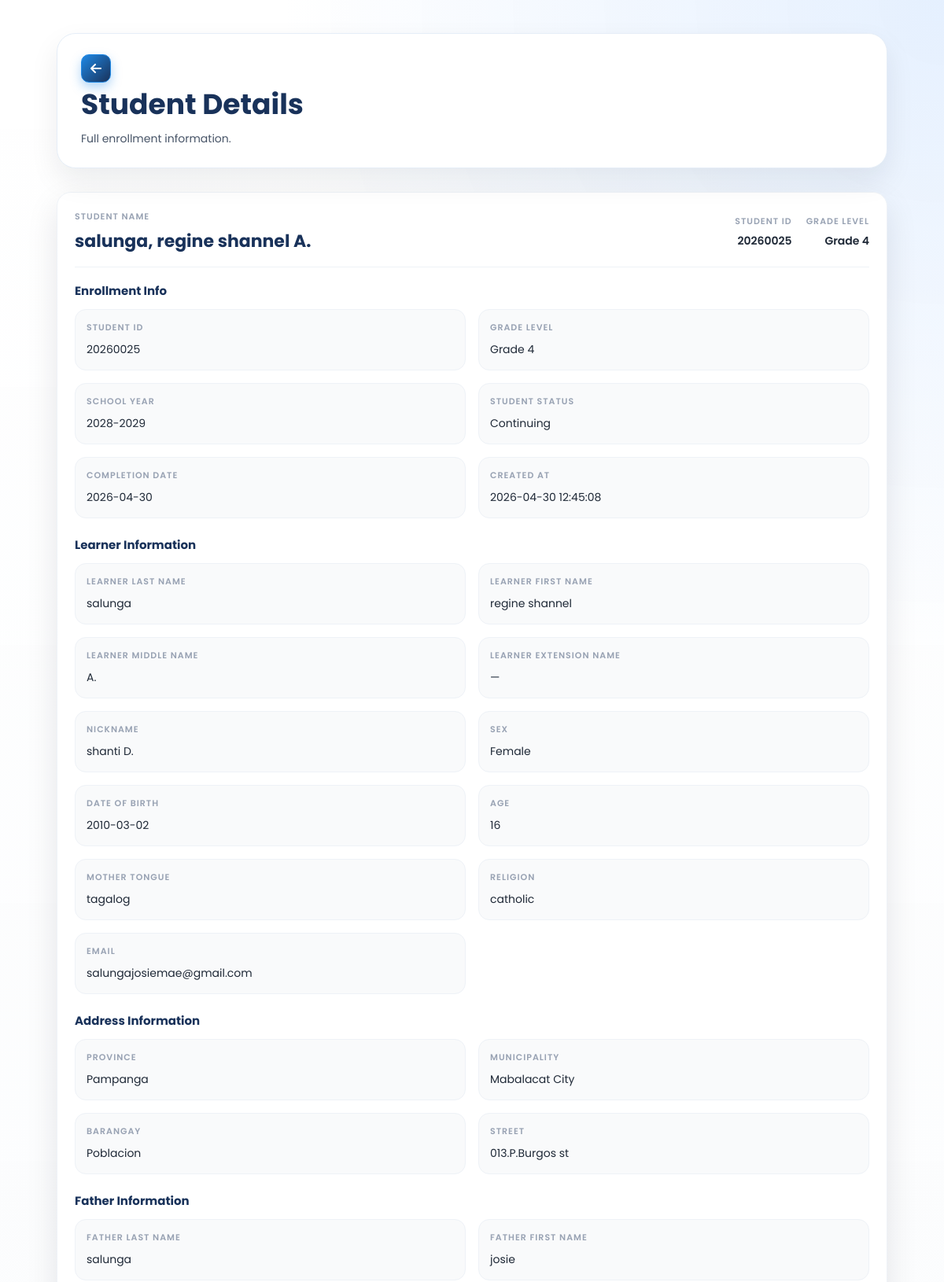
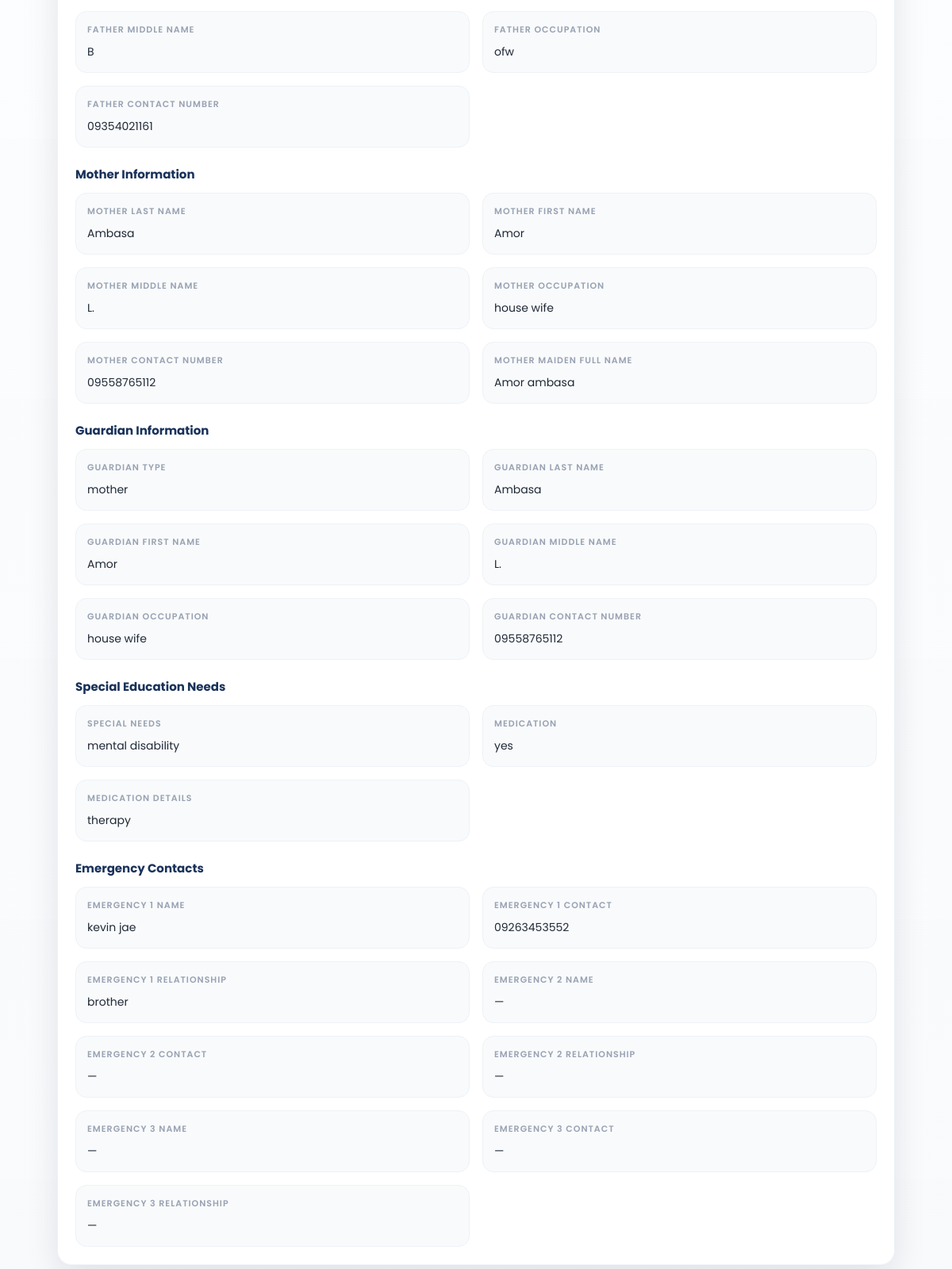
The app's page /SmartEnroll/student_view.php?id=63 (signed in) with its own data (2 pictures, top to bottom).
### tables this page shows
CREATE TABLE `enrollments` (
  `id` int(11) NOT NULL,
  `grade_level` varchar(50) DEFAULT NULL,
  `student_id` varchar(20) DEFAULT NULL,
  `school_year` varchar(20) DEFAULT NULL,
  `student_status` varchar(50) DEFAULT NULL,
  `completion_date` date DEFAULT NULL,
  `learner_lname` varchar(100) DEFAULT NULL,
  `learner_fname` varchar(100) DEFAULT NULL,
  `learner_mname` varchar(100) DEFAULT NULL,
  `learner_ext` varchar(20) DEFAULT NULL,
  `nickname` varchar(100) DEFAULT NULL,
  `sex` varchar(20) DEFAULT NULL,
  `dob` varchar(20) DEFAULT NULL,
  `age` int(11) DEFAULT NULL,
  `mother_tongue` varchar(100) DEFAULT NULL,
  `religion` varchar(100) DEFAULT NULL,
  `email` varchar(150) DEFAULT NULL,
  `province` varchar(100) DEFAULT NULL,
  `municipality` varchar(100) DEFAULT NULL,
  `barangay` varchar(100) DEFAULT NULL,
  `street` varchar(150) DEFAULT NULL,
  `father_lname` varchar(100) DEFAULT NULL,
  `father_fname` varchar(100) DEFAULT NULL,
  `father_mname` varchar(100) DEFAULT NULL,
  `father_occ` varchar(100) DEFAULT NULL,
  `father_contact` varchar(50) DEFAULT NULL,
  `mother_lname` varchar(100) DEFAULT NULL,
  `mother_fname` varchar(100) DEFAULT NULL,
  `mother_mname` varchar(100) DEFAULT NULL,
  `mother_occ` varchar(100) DEFAULT NULL,
  `mother_contact` varchar(50) DEFAULT NULL,
  `mother_maiden` varchar(100) DEFAULT NULL,
  `guardian_type` varchar(50) DEFAULT NULL,
  `guardian_lname` varchar(100) DEFAULT NULL,
  `guardian_fname` varchar(100) DEFAULT NULL,
  `guardian_mname` varchar(100) DEFAULT NULL,
  `guardian_occ` varchar(100) DEFAULT NULL,
  `guardian_contact` varchar(50) DEFAULT NULL,
  `emergency1_name` varchar(150) DEFAULT NULL,
  `emergency1_relationship` varchar(100) DEFAULT NULL,
  `emergency1_contact` varchar(50) DEFAULT NULL,
  `emergency2_name` varchar(150) DEFAULT NULL,
  `emergency2_relationship` varchar(100) DEFAULT NULL,
  `emergency2_contact` varchar(50) DEFAULT NULL,
  `emergency3_name` varchar(150) DEFAULT NULL,
  `emergency3_relationship` varchar(100) DEFAULT NULL,
  `emergency3_contact` varchar(50) DEFAULT NULL,
  `special_needs` text DEFAULT NULL,
  `medication` varchar(10) DEFAULT NULL,
  `medication_details` text DEFAULT NULL,
  `created_at` timestamp NOT NULL DEFAULT current_timestamp()
);

### SmartEnroll/enrollment_fields.php (called while the page is built, shortened)
<?php
function smartenroll_enrollment_base_sections(): array
{
    return [
        'Enrollment Info' => [
            'student_id', 'grade_level', 'school_year', 'student_status', 'completion_date', 'created_at',
        ],
        'Learner Information' => [
            'learner_lname', 'learner_fname', 'learner_mname', 'learner_ext', 'nickname', 'sex', 'dob', 'age',
            'mother_tongue', 'religion', 'email',
        ],
        'Address Information' => [
            'province', 'municipality', 'barangay', 'street',
        ],
        'Father Information' => [
            'father_lname', 'father_fname', 'father_mname', 'father_occ', 'father_contact',
        ],
        'Mother Information' => [
            'mother_lname', 'mother_fname', 'mother_mname', 'mother_occ', 'mother_contact', 'mother_maiden',
        ],
        'Guardian Information' => [
            'guardian_type', 'guardian_lname', 'guardian_fname', 'guardian_mname', 'guardian_occ', 'guardian_contact',
        ],
        'Special Education Needs' => [
            'special_needs', 'medication', 'medication_details',
        ],
        'Emergency Contacts' => [
            'emergency1_name', 'emergency1_contact', 'emergency1_relationship',
            'emergency2_name', 'emergency2_contact', 'emergency2_relationship',
            'emergency3_name', 'emergency3_contact', 'emergency3_relationship',
        ],
    ];
}
function smartenroll_field_labelize(string $key, array $customFieldMap = []): string
{
    $map = [
        'student_id' => 'Student ID',
        'school_year' => 'School Year',
        'student_status' => 'Student Status',
        'completion_date' => 'Completion Date',
        'created_at' => 'Created At',
        'learner_lname' => 'Learner Last Name',
        'learner_fname' => 'Learner First Name',
        'learner_mname' => 'Learner Middle Name',
        'learner_ext' => 'Learner Extension Name',
        'father_lname' => 'Father Last Name',
        'father_fname' => 'Father First Name',
        'father_mname' => 'Father Middle Name',
        'mother_lname' => 'Mother Last Name',
        'mother_fname' => 'Mother First Name',
        'mother_mname' => 'Mother Middle Name',
        'guardian_lname' => 'Guardian Last Name',
        'guardian_fname' => 'Guardian First Name',
        'guardian_mname' => 'Guardian Middle Name',
        'mother_maiden' => 'Mother Maiden Full Name',
        'father_occ' => 'Father Occupation',
        'mother_occ' => 'Mother Occupation',
        'guardian_occ' => 'Guardian Occupation',
        'guardian_contact' => 'Guardian Contact Number',
        'father_contact' => 'Father Contact Number',
        'mother_contact' => 'Mother Contact Number',
        'emergency1_name' => 'Emergency 1 Name',
        'emergency1_contact' => 'Emergency 1 Contact',
        'emergency1_relationship' => 'Emergency 1 Relationship',
        'emergency2_name' => 'Emergency 2 Name',
        'emergency2_contact' => 'Emergency 2 Contact',
        'emergency2_relationship' => 'Emergency 2 Relationship',
        'emergency3_name' => 'Emergency 3 Name',
        'emergency3_contact' => 'Emergency 3 Contact',
        'emergency3_relationship' => 'Emergency 3 Relationship',
        'dob' => 'Date of Birth',
    ];
    if (isset($map[$key])) {
        return $map[$key];
    }
    $key = str_replace('_', ' ', $key);
    $key = preg_replace('/\s+/', ' ', $key);
    return ucwords(trim((string)$key));
}
function smartenroll_custom_field_connection(?mysqli $conn, bool &$ownsConnection): mysqli
{
    if ($conn instanceof mysqli) {
        return $conn;
    }
    $ownsConnection = true;
    $db = new mysqli('127.0.0.1', 'root', '', 'smartenroll');
    $db->set_charset('utf8mb4');
    return $db;
}
function smartenroll_builtin_field_rows(?mysqli $conn = null, bool $includeInactive = true): array
{
    $overrides = smartenroll_get_field_label_overrides($conn);
    $rows = [];
    foreach (smartenroll_enrollment_base_sections() as $sectionName => $fields) {
        foreach ($fields as $fieldKey) {
            $fieldKey = (string)$fieldKey;
            $override = $overrides[$fieldKey] ?? null;
            $isActive = (int)($override['is_active'] ?? 1) === 1;
            $rows[] = [
                'field_key' => $fieldKey,
                'field_label' => (string)($override['field_label'] ?? smartenroll_field_labelize($fieldKey)),
                'section_name' => (string)$sectionName,
                'is_active' => $isActive ? 1 : 0,
            ];
        }
    }
    return $rows;
}
function smartenroll_ensure_field_label_overrides_table(mysqli $conn): void
{
    $conn->query(
        "CREATE TABLE IF NOT EXISTS enrollment_field_label_overrides (
            id INT NOT NULL AUTO_INCREMENT PRIMARY KEY,
            field_key VARCHAR(150) NOT NULL,
            field_label VARCHAR(150) NOT NULL,
            section_name VARCHAR(150) NOT NULL,
            is_active TINYINT(1) NOT NULL DEFAULT 1,
            updated_at TIMESTAMP NOT NULL DEFAULT CURRENT_TIMESTAMP ON UPDATE CURRENT_TIMESTAMP,
            UNIQUE KEY uniq_field_key (field_key)
        ) ENGINE=InnoDB DEFAULT CHARSET=utf8mb4 COLLATE=utf8mb4_general_ci"
    );
    $colCheck = $conn->query("SHOW COLUMNS FROM enrollment_field_label_overrides LIKE 'is_active'");
}
function smartenroll_get_field_label_overrides(?mysqli $conn = null): array
{
    $ownsConnection = false;
    $db = smartenroll_custom_field_connection($conn, $ownsConnection);
    try {
        smartenroll_ensure_field_label_overrides_table($db);
        $rows = [];
        $result = $db->query(
            "SELECT field_key, field_label, section_name, is_active
             FROM enrollment_field_label_overrides
             ORDER BY section_name ASC, field_key ASC"
        );
        return $rows;
    } finally {
        if ($ownsConnection) {
            $db->close();
        }
    }
}
function smartenroll_get_custom_fields(?mysqli $conn = null, bool $activeOnly = true): array
{
    $ownsConnection = false;
    $db = smartenroll_custom_field_connection($conn, $ownsConnection);
    try {
        $rows = [];
        $sql = "SELECT id, field_key, field_label, section_name, input_type, field_options, sort_order, is_active
                FROM enrollment_custom_fields";
        if ($activeOnly) {
            $sql .= " WHERE is_active = 1";
        }
        $sql .= " ORDER BY section_name ASC, sort_order ASC, id ASC";
        $result = $db->query($sql);
        return $rows;
    } finally {
        if ($ownsConnection) {
            $db->close();
        }
    }
}
function smartenroll_get_custom_field_keys(?mysqli $conn = null, bool $activeOnly = false): array
{
    $keys = [];
    foreach (smartenroll_get_custom_fields($conn, $activeOnly) as $field) {
        $keys[] = (string)$field['field_key'];
    }
    return $keys;
}
function smartenroll_custom_fields_by_section(?mysqli $conn = null): array
{
    $grouped = [];
    foreach (smartenroll_get_custom_fields($conn, true) as $field) {
        $section = (string)$field['section_name'];
        if (!isset($grouped[$section])) {
            $grouped[$section] = [];
        }
        $grouped[$section][] = $field;
    }
    return $grouped;
}
function smartenroll_build_sections(array $columns, ?mysqli $conn = null, array $omitFields = []): array
{
    $sections = smartenroll_enrollment_base_sections();
    $customFieldsBySection = smartenroll_custom_fields_by_section($conn);
    $knownCustomKeys = smartenroll_get_custom_field_keys($conn, false);
    $builtinFieldMap = [];
    foreach (smartenroll_builtin_field_rows($conn, true) as $fieldRow) {
        $builtinFieldMap[(string)$fieldRow['field_key']] = $fieldRow;
    }
    foreach ($sections as $sectionName => $fields) {
        $sections[$sectionName] = array_values(array_filter(
            $fields,
            static function (string $field) use ($builtinFieldMap): bool {
                return (int)($builtinFieldMap[$field]['is_active'] ?? 1) === 1;
            }
        ));
    }
    $mapped = ['id'];
    foreach ($sections as $fields) {
        foreach ($fields as $field) {
            $mapped[] = $field;
        }
    }
    $extras = [];
    return $sections;
}

### SmartEnroll/student_view.php (the view, shortened to what this page needs)
<?php
require_once __DIR__ . '/enrollment_fields.php';
$student = null;
$columns = [];
$error = '';
try {
    $conn = new mysqli('127.0.0.1', 'root', '', 'smartenroll');
    $conn->set_charset('utf8mb4');
    $id = isset($_GET['id']) ? (int)$_GET['id'] : 0;
    $colRes = $conn->query("SHOW COLUMNS FROM `enrollments`");
    while ($row = $colRes->fetch_assoc()) {
        $columns[] = $row['Field'];
    }
    $stmt = $conn->prepare("SELECT * FROM `enrollments` WHERE `id` = ? LIMIT 1");
    $stmt->bind_param('i', $id);
    $stmt->execute();
    $result = $stmt->get_result();
    $student = $result->fetch_assoc();
} catch (Throwable $e) {
    $error = $e->getMessage();
}
function labelize(string $key): string
{
    return smartenroll_field_labelize($key, $GLOBALS['smartenroll_custom_field_map'] ?? []);
}
?>
<!DOCTYPE html>
<html lang="en">
<head>
    <link rel="stylesheet" href="css/style.css">
    <link rel="stylesheet" href="css/student_view.css">
    <link rel="stylesheet" href="https://cdnjs.cloudflare.com/ajax/libs/font-awesome/6.5.0/css/all.min.css">
</head>
<body class="dashboard-page dashboard-white-page">
<main class="dashboard-main">
    <div class="dashboard-header student-header">
        <div class="student-header-left">
            <a href="student_list.php" class="dashboard-link back-left">
                <i class="fa-solid fa-arrow-left"></i>
            </a>
            <div class="student-header-title">
                <h1>Student Details</h1>
                <p>Full enrollment information.</p>
            </div>
        </div>
    </div>
    <div class="student-detail-card">
        <?php if ($error): ?>
            <div class="student-error">
                <strong>Unable to load student.</strong>
                <p><?php echo htmlspecialchars($error); ?></p>
            </div>
        <?php else: ?>
            <?php
                $fullName = trim(
                    ($student['learner_lname'] ?? '') . ', ' .
                    ($student['learner_fname'] ?? '') . ' ' .
                    ($student['learner_mname'] ?? '')
                );
                $fullName = trim(preg_replace('/\s+/', ' ', $fullName), " ,");
                $studentId = $student['student_id'] ?? '';
                $gradeLevel = $student['grade_level'] ?? '';
            ?>
            <div class="student-summary">
                <div>
                    <span class="summary-label">Student Name</span>
                    <h2 class="summary-name"><?php echo htmlspecialchars($fullName !== '' ? $fullName : 'Student'); ?></h2>
                </div>
                <div class="summary-meta">
                    <div>
                        <span class="summary-label">Student ID</span>
                        <span class="summary-value"><?php echo htmlspecialchars($studentId !== '' ? $studentId : '—'); ?></span>
                    </div>
                    <div>
                        <span class="summary-label">Grade Level</span>
                        <span class="summary-value"><?php echo htmlspecialchars($gradeLevel !== '' ? $gradeLevel : '—'); ?></span>
                    </div>
                </div>
            </div>
            <?php
                $sectionMap = smartenroll_build_sections($columns);
            ?>
            <?php foreach ($sectionMap as $sectionTitle => $fields): ?>
                <div class="detail-section">
                    <h3 class="detail-section-title"><?php echo htmlspecialchars($sectionTitle); ?></h3>
                    <div class="student-detail-grid">
                        <?php foreach ($fields as $col): ?>
                            <div class="detail-item">
                                <span class="detail-label"><?php echo htmlspecialchars(labelize($col)); ?></span>
                                <?php $val = trim((string)($student[$col] ?? '')); ?>
                                <span class="detail-value"><?php echo htmlspecialchars($val !== '' ? $val : '—'); ?></span>
                            </div>
                        <?php endforeach; ?>
                    </div>
                </div>
            <?php endforeach; ?>
        <?php endif; ?>
    </div>
</main>
</body>
</html>

### records on screen
enrollments: learner_lname+learner_fname+learner_mname "salunga, regine shannel A.", student "20260025", grade_level "Grade 4", school_year "2028-2029", student_status "Continuing", completion_date "2026-04-30", created_at "2026-04-30 12:45:08", learner_lname "salunga", learner_fname "regine shannel", learner_mname "A.", learner_ext "—", nickname "shanti D.", sex "Female", dob "2010-03-02", age "16", mother_tongue "tagalog", religion "catholic", email "salungajosiemae@gmail.com", province "Pampanga", municipality "Mabalacat City", barangay "Poblacion", street "013.P.Burgos st", father_lname "salunga", father_fname "josie", father_mname "B", father_occ "ofw", father_contact "09354021161", mother_lname "Ambasa", mother_fname "Amor", mother_mname "L.", mother_occ "house wife", mother_contact "09558765112", mother_maiden "Amor ambasa", guardian_type "mother", guardian_lname "Ambasa", guardian_fname "Amor", guardian_mname "L.", guardian_occ "house wife", guardian_contact "09558765112", special_needs "mental disability", medication "yes", medication_details "therapy", emergency1_name "kevin jae", emergency1_contact "09263453552", emergency1_relationship "brother", emergency2_name "—", emergency2_contact "—", emergency2_relationship "—", emergency3_name "—", emergency3_contact "—", emergency3_relationship "—"

### other values on screen
$sectionTitle "Enrollment Info"
labelize($col) "STUDENT ID"
labelize($col) "GRADE LEVEL"
labelize($col) "SCHOOL YEAR"
labelize($col) "STUDENT STATUS"
labelize($col) "COMPLETION DATE"
labelize($col) "CREATED AT"
$sectionTitle "Learner Information"
labelize($col) "LEARNER LAST NAME"
labelize($col) "LEARNER FIRST NAME"
labelize($col) "LEARNER MIDDLE NAME"
labelize($col) "LEARNER EXTENSION NAME"
labelize($col) "NICKNAME"
labelize($col) "SEX"
labelize($col) "DATE OF BIRTH"
